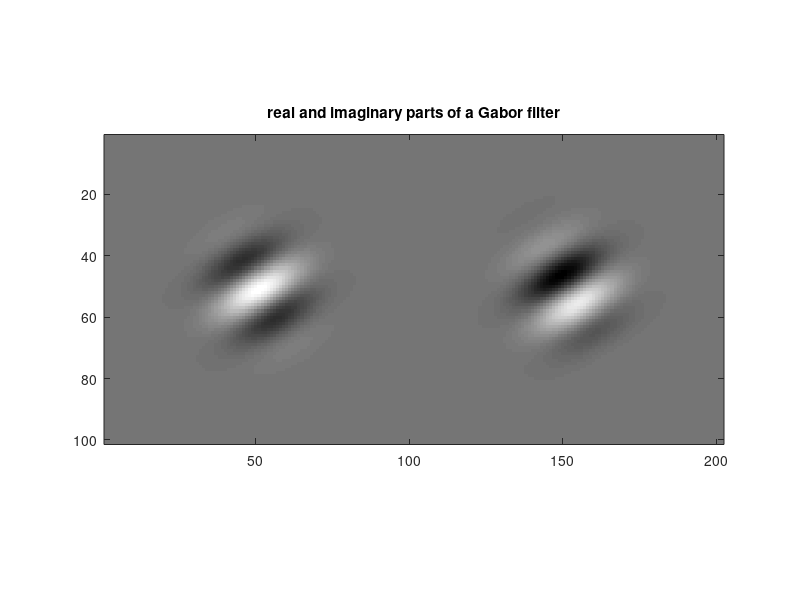

Here is the MATLAB script that generated this plot: (Note: this script raises an error after producing the figure.)


[x,y]=meshgrid(-50:50,-50:50); sigma = 10; theta = pi/3; F = 0.04;         %need to tune these to suit our needs
g_sigma = (1./(2*pi*sigma^2)).*exp(((-1).*(x.^2+y.^2))./(2*sigma.^2));     %gaussian
real_g  = g_sigma.*cos((2*pi*F).*(x.*cos(theta)+y.*sin(theta)));           %real and img part of gaussian
im_g    = g_sigma.*sin((2*pi*F).*(x.*cos(theta)+y.*sin(theta)));

figure;
imagesc([real_g im_g]);colormap('gray');axis image;
title('real and imaginary parts of a Gabor filter');


%% Load images and create training and testing images.
% Load an image of the retina and an image indicating where the vessels are in the image.

% let us cleanse Matlab first by clearing the workspace.
clc;clear all;close all;


%%


movie_obj = VideoReader('upmc-ss_pigs-pig_ss15-20131118-105514113.avi');
nFrames   = movie_obj.NumberOfFrames;
%%
image1 = read(movie_obj,1);
image1 = im2double(image1(:,:,1)); %all data bw 0 & 1
hgram  = imhist(im2double(image1(:,:,1)));

image2 = read(movie_obj,2);
image2 = im2double(image2(:,:,1));
image2  = histeq(image2,hgram);


%%
clear movie_obj
%%
%%
% load image (image from wikipedia)
% img = im2double(imread('train_image_small.png'));

% shrink image to decrease computation time.
scale = 0.5; 
% img = imresize(img,scale);

% load answer (location of vessels)
% bwImg = double(imread('train_ans_small.png'));   
% both of the images should be of the same type. here double. try using im2double to sort of normalize




% bwImg = imresize(bwImg,scale,'nearest');
% bwImg(bwImg==255) = 1;
% bwImg(bwImg==0) = 0;

% get training and testing image and vessel location from the above images

trainingImg = image1(936:1638,1:1100);
trainingAns = im2double(imread('train_ans_small.png'));
trainingAns = trainingAns(1:end-3,:);
testingImg = image2(936:1638,1:1100);


trainingAns = imresize(trainingAns,scale,'nearest');
trainingImg = imresize(trainingImg,scale,'nearest');
testingImg  = imresize(testingImg ,scale,'nearest');

imshow(trainingImg)
% testingAns = bwImg(1:175,:);

%% Extract features from training image.

% initialize parameters for Gabor transforms
filter_size = 40.*scale;
filter_size_halfed = round((filter_size)/2);
Fs     = 0.1:0.05:0.11;
sigmas = [2:1:8].*scale;
thetas =pi/8:pi/8:pi+pi/8;

% initialize array for storing features
features = zeros([size(trainingImg),numel(sigmas),numel(thetas),numel(Fs)]);

h1 = figure;

%%%%%%%%%%%

outputVideo = VideoWriter('sample_gabor.avi');
outputVideo.FrameRate = 2;
open(outputVideo);



%%%%%%%%%%%%

% perform multiple Gabor transforms with varying parameters 
for k = 1:numel(sigmas)
for j = 1:numel(Fs)
for i = 1:numel(thetas)


    sigma = sigmas(k);    
    F     = Fs(j);
    theta = thetas(i);

    % setup the Gabor transform
    [x,y]   = meshgrid(-filter_size_halfed:filter_size_halfed,-filter_size_halfed:filter_size_halfed);
    g_sigma = (1./(2*pi*sigma^2)).*exp(((-1).*(x.^2+y.^2))./(2*sigma.^2));
    real_g  = g_sigma.*cos((2*pi*F).*(x.*cos(theta)+y.*sin(theta)));
    im_g    = g_sigma.*sin((2*pi*F).*(x.*cos(theta)+y.*sin(theta)));

    % perform Gabor transform
    uT =sqrt(conv2(trainingImg,real_g,'same').^2+conv2(trainingImg,im_g,'same').^2);
    
    % normalize transformed image
    uT = (uT-mean(uT(:)))./std(uT(:));               %%%%%%%%%%%might not have to do this. check it out first                       

    % append tranformed images to 'features'
    features(:,:,k,j,i) = uT;
    
    % visualize filtered image and the varying filters
    subplot(2,1,1);
    imagesc([trainingImg mat2gray(uT).*255],[0 255]);
    imagesc([trainingImg mat2gray(uT)]);
    colormap('gray'); axis image; axis off;
    title('testing image and the Gabor transformed image');
    subplot(2,1,2);
    imagesc([real_g im_g]);
    colormap('gray'); axis image; axis off;
    title(sprintf('Gabor filter F:%1.2f t:%1.2f k:%1.f',F,theta,sigma));
    
    drawnow;%pause(0.5);
    
    fig = getframe(h1)
    writeVideo(outputVideo,fig);
end
end
end
close(outputVideo);

%% Fit GLM  with features and location of the vessels

% reshape feature array
szG = size(features);
features = reshape(features,[prod(szG(1:2)),prod(szG(3:end))]);

% fit GLM with the features and the location of the vessels
b = glmfit(features,trainingAns(:),'normal');  

% see the output of the model based on the training features
CTrain = glmval(b,features,'logit');
CTrain = reshape(CTrain,szG(1:2));

% visualize 
h2= figure;
% imagesc([trainingImg trainingAns.*255 CTrain.*255]);
imagesc([trainingImg trainingAns CTrain]);
colormap('gray');axis image;
title('testing image, answer, output from GLM');

%% Perform cross validation for Gabor+GLM
% Note that this is a pusedo cross-validation*,** as we used only
% half of an image for training and will be using half of an image for testing.

% Again, perform multiple Gabor transforms with varying parameters.

features = zeros([size(testingImg),numel(sigmas),numel(thetas),numel(Fs)]);
for k = 1:numel(sigmas)
for j = 1:numel(Fs)
for i = 1:numel(thetas)
    
    sigma = sigmas(k);    
    F = Fs(j);
    theta = thetas(i);

    % setup the "Gabor transform"
    [x,y]=meshgrid(-filter_size_halfed:filter_size_halfed,-filter_size_halfed:filter_size_halfed);
    g_sigma = (1./(2*pi*sigma^2)).*exp(((-1).*(x.^2+y.^2))./(2*sigma.^2));
    real_g = g_sigma.*cos((2*pi*F).*(x.*cos(theta)+y.*sin(theta)));
    im_g = g_sigma.*sin((2*pi*F).*(x.*cos(theta)+y.*sin(theta)));

    % perform Gabor transform
    uT =sqrt(conv2(testingImg,real_g,'same').^2+conv2(testingImg,im_g,'same').^2);
    
    % normalize transformed image
    uT = (uT-mean(uT(:)))./std(uT(:));

    % append tranformed images to 'features'
    features(:,:,k,j,i) = uT;
    
end
end
end

% feed the features to GLM.
szG = size(features);
features = reshape(features,[prod(szG(1:2)),prod(szG(3:end))]);
Ctest = glmval(b,features,'logit');
Ctest = reshape(Ctest,szG(1:2));

% calculate sensitivity and specificity by thresholding
% the output of GLM 'Ctest' and comparing the thresholded image with the answer.
%%%%%%%%%%%%%%%%%%%%%%%%%%%%%%%%%%%%%%%%%%%%%%%%%%%%%%%%
sensitivity = [];
specificity = [];
rgs = 0:0.01:1;
for i = rgs

    tmpBwImg = im2bw(Ctest,i);
    
    tp = sum(tmpBwImg == 1 & testingAns ==1);
    fn = sum(tmpBwImg == 0 & testingAns ==1);
    tn = sum(tmpBwImg == 0 & testingAns ==0);
    fp = sum(tmpBwImg == 1 & testingAns ==0);
    
    sensitivity = [sensitivity tp/(tp+fn)]; %true positive rate
    specificity = [specificity tn/(tn+fp)]; %true negative rate
    
end

% plot roc curve
h3 = figure;
plot(1-specificity,sensitivity,'k-','linewidth',2);
xlabel('False Positive Rate (1-Specificity)');
ylabel('True Positive Rate (Sensitivity)');
axis([0 1 0 1]);grid on;

% calculate auc.
[fprSort, fprSortInd] = sort([1-specificity],'ascend');
auc = trapz([0 fprSort 1],[0 sensitivity(fprSortInd) 1]);
title(sprintf('ROC curve, AUC: %1.2f',auc));

% get optimal threshold by maximizing Youden's index
[trsh, thInd] = max(sensitivity + specificity - 1);
th = rgs(thInd);

%% Visualize testing image and the detected vessels

h4 = figure;
imagesc([testingImg Ctest.*255 (Ctest > th).*255]);
colormap('gray');axis image;
title('original image, output from GLM, optimally thresholded output from GLM');
